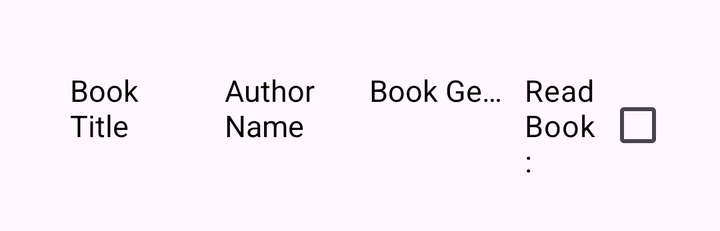
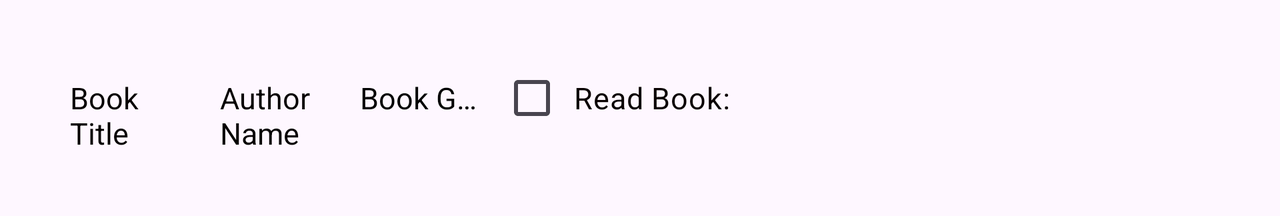

Compare how this app lays out the same screen by default and in its alternative resource folder. The renders come first, then the two layout files and the values they reference.
<!-- AndroidManifest.xml: application theme Theme.AsshittuMyBookWishlist -->
<!-- res/layout/content.xml -->
<LinearLayout
    xmlns:android="http://schemas.android.com/apk/res/android"
    android:layout_height="wrap_content"
    android:layout_width="match_parent"
    android:padding="25dp"
    android:orientation="horizontal"
    android:descendantFocusability="blocksDescendants">

    <TextView
        android:id="@+id/book_title"
        android:layout_width="0dp"
        android:layout_height="wrap_content"
        android:text="Book Title"
        android:textColor="#050000"
        android:padding="10dp"
        android:textColorLink="#0D0000"
        android:textSize="15sp"
        android:maxWidth="75dp"
        android:maxLines="2"
        android:ellipsize="end"
        android:layout_weight="1" />

    <TextView
        android:id="@+id/author_name"
        android:layout_width="0dp"
        android:layout_height="wrap_content"
        android:padding="10dp"
        android:text="Author Name"
        android:textColor="#040000"
        android:textColorLink="#070000"
        android:textSize="15sp"
        android:maxWidth="75dp"
        android:maxLines="2"
        android:ellipsize="end"
        android:layout_weight="1" />

    <TextView
        android:id="@+id/genre"
        android:layout_width="0dp"
        android:layout_height="wrap_content"
        android:padding="5dp"
        android:text="@string/book_genre"
        android:textColor="#000000"
        android:textColorLink="#070000"
        android:textSize="15sp"
        android:maxWidth="75dp"
        android:maxLines="1"
        android:ellipsize="end"
        android:layout_weight="1" />

    <CheckBox
        android:id="@+id/read_status"
        android:layout_width="0dp"
        android:layout_height="wrap_content"
        android:clickable="false"
        android:padding="5dp"
        android:focusable="false"
        android:text="@string/readStatus"
        android:textColor="#090000"
        android:textColorLink="#040000"
        android:textSize="15sp"
        android:layout_weight="1"
        android:layoutDirection="rtl"/>

</LinearLayout>
<!-- resources referenced by this layout -->
<resources>
  <string name="book_genre">Book Genre</string>
  <string name="readStatus">Read Book:</string>
  <style name="Theme.AsshittuMyBookWishlist" parent="Base.Theme.AsshittuMyBookWishlist" />
  <style name="Base.Theme.AsshittuMyBookWishlist" parent="Theme.Material3.DayNight.NoActionBar">
          
          
      </style>
</resources>
<!-- res/layout-land/content.xml (the repository's variant of the layout above) -->
<!-- drawn on the phone turned sideways -->
<?xml version="1.0" encoding="utf-8"?>
<LinearLayout
    xmlns:android="http://schemas.android.com/apk/res/android"
    android:layout_height="wrap_content"
    android:layout_width="match_parent"
    android:padding="25dp"
    android:textSize="40sp"
    android:descendantFocusability="blocksDescendants">

    <TextView
        android:id="@+id/book_title"
        android:layout_width="wrap_content"
        android:layout_height="wrap_content"
        android:text="Book Title"
        android:textColor="#050000"
        android:padding="10dp"
        android:textColorLink="#0D0000"
        android:textSize="15sp"
        android:maxWidth="75dp"
        android:maxLines="2"
        android:ellipsize="end">

    </TextView>

    <TextView
        android:id="@+id/author_name"
        android:layout_width="wrap_content"
        android:layout_height="wrap_content"
        android:padding="10dp"
        android:text="Author Name"
        android:textColor="#040000"
        android:textColorLink="#070000"
        android:textSize="15sp"
        android:maxWidth="75dp"
        android:maxLines="2"
        android:ellipsize="end">

    </TextView>

    <TextView
        android:id="@+id/genre"
        android:layout_width="wrap_content"
        android:layout_height="wrap_content"
        android:padding="5dp"
        android:text="@string/book_genre"
        android:textColor="#000000"
        android:textColorLink="#070000"
        android:textSize="15sp"
        android:maxWidth="75dp"
        android:maxLines="1"
        android:ellipsize="end">

    </TextView>

    <CheckBox
        android:id="@+id/read_status"
        android:layout_width="wrap_content"
        android:layout_height="wrap_content"
        android:clickable="false"
        android:padding="5dp"
        android:focusable="false"
        android:text="@string/readStatus"
        android:textColor="#090000"
        android:textColorLink="#040000"
        android:textSize="15sp">

    </CheckBox>


</LinearLayout>
